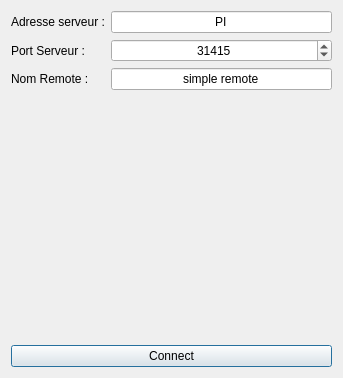
<?xml version="1.0" encoding="UTF-8"?>
<ui version="4.0">
 <class>ConfigDialog</class>
 <widget class="QDialog" name="ConfigDialog">
  <property name="geometry">
   <rect>
    <x>0</x>
    <y>0</y>
    <width>343</width>
    <height>378</height>
   </rect>
  </property>
  <property name="windowTitle">
   <string>Dialog</string>
  </property>
  <layout class="QVBoxLayout" name="verticalLayout">
   <item>
    <layout class="QFormLayout" name="formLayout">
     <item row="0" column="0">
      <widget class="QLabel" name="adresseServeurLabel">
       <property name="text">
        <string>Adresse serveur :</string>
       </property>
      </widget>
     </item>
     <item row="0" column="1">
      <widget class="QLineEdit" name="serverAddress">
       <property name="text">
        <string>PI</string>
       </property>
       <property name="alignment">
        <set>Qt::AlignCenter</set>
       </property>
      </widget>
     </item>
     <item row="2" column="0">
      <widget class="QLabel" name="nomRemoteLabel">
       <property name="text">
        <string>Nom Remote :</string>
       </property>
      </widget>
     </item>
     <item row="2" column="1">
      <widget class="QLineEdit" name="remoteName">
       <property name="text">
        <string>simple remote</string>
       </property>
       <property name="alignment">
        <set>Qt::AlignCenter</set>
       </property>
       <property name="placeholderText">
        <string/>
       </property>
      </widget>
     </item>
     <item row="1" column="0">
      <widget class="QLabel" name="portServeurLabel">
       <property name="text">
        <string>Port Serveur :</string>
       </property>
      </widget>
     </item>
     <item row="1" column="1">
      <widget class="QSpinBox" name="serverPort">
       <property name="sizePolicy">
        <sizepolicy hsizetype="Expanding" vsizetype="Fixed">
         <horstretch>0</horstretch>
         <verstretch>0</verstretch>
        </sizepolicy>
       </property>
       <property name="alignment">
        <set>Qt::AlignCenter</set>
       </property>
       <property name="maximum">
        <number>99999</number>
       </property>
       <property name="value">
        <number>31415</number>
       </property>
      </widget>
     </item>
    </layout>
   </item>
   <item>
    <widget class="QPushButton" name="connectButton">
     <property name="text">
      <string>Connect</string>
     </property>
    </widget>
   </item>
  </layout>
 </widget>
 <resources/>
 <connections/>
</ui>
